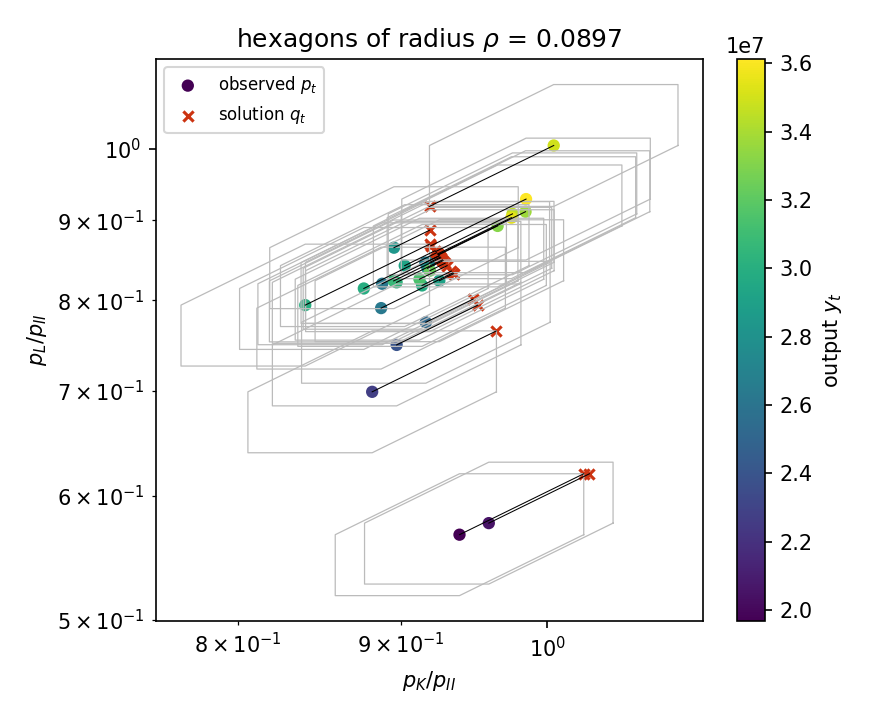

Generate this figure with Python:
"""Real example: EU KLEMS 2023, United States, total economy, 1995-2020 (data/us_tot.csv, T = 26).

Prices P_t = (K_t / II_t, L_t / II_t) (each divided by its maximum over the years), output
y = GO_Q.  Computes the exact least hexagonal radius rho* (`hex.least_radius_exact`), certifies it
exactly and compares with the old float bisection value (box-perturbation, rho* ~ 0.0897).
Run from this folder: ../.venv/bin/python example.py
"""

import csv
import math
import time
from fractions import Fraction as F
from pathlib import Path

import matplotlib

matplotlib.use("Agg")
import matplotlib.pyplot as plt  # noqa: E402

import hex as hx  # noqa: E402

HERE = Path(__file__).resolve().parent
OLD_RHO = 0.0897


def load():
    """(P, y, years): prices (K/II, L/II) after dividing K, L, II by their maxima."""
    rows = list(csv.DictReader(open(HERE / "data" / "us_tot.csv")))
    v = [{k: F(x) for k, x in r.items()} for r in rows]
    P3 = [((r["VA_CP"] - r["COMP"]) / r["Kq_GFCF"], r["COMP"] / r["H_EMP"], r["II_CP"] / r["II_Q"])
          for r in v]
    mx = [max(p[i] for p in P3) for i in range(3)]
    P3 = [tuple(p[i] / mx[i] for i in range(3)) for p in P3]
    return [(p[0] / p[2], p[1] / p[2]) for p in P3], [r["GO_Q"] for r in v], [int(r["year"]) for r in rows]


def hexagon(p, rho):
    """Vertices (in the plane) of the hexagon {q : dhat(q, p) <= rho}, p = (p1, p2)."""
    l1, l2 = math.log(float(p[0])), math.log(float(p[1]))
    pts = [(rho, 0), (rho, rho), (0, rho), (-rho, 0), (-rho, -rho), (0, -rho)]
    return [(math.exp(l1 + a), math.exp(l2 + b)) for a, b in pts] + [
        (math.exp(l1 + pts[0][0]), math.exp(l2 + pts[0][1]))]


def main():
    P, y, years = load()
    t0 = time.time()
    roots = hx.breakpoints(P)
    t1 = time.time()
    res = hx.least_radius_exact(P, y, roots=roots)
    t2 = time.time()
    cert = hx.certify_result(P, y, res)
    t3 = time.time()
    print(f"T = {len(P)}, {years[0]}-{years[-1]}")
    print(f"rho* = {res.rho:.6f}   (old bisection: {OLD_RHO}, difference {abs(res.rho - OLD_RHO):.2e})")
    print(f"z* = e^(2 rho*) = {res.z_star.short(15)}  [{float(res.z_star):.12f}], "
          f"{'rational' if res.z_star.is_rational() else 'quadratic irrational'}")
    print(f"first feasible gap index = {res.gap}, k_below = {float(res.k_below):.10f}, "
          f"k_above = {float(res.k_above):.10f}")
    print(f"#breakpoints = {res.n_breakpoints}, #oracle calls = {res.n_calls}")
    print(f"NO  at k_below: exact Farkas vector: {cert['no_certified']}")
    print(f"YES at k_above: exact witness certified: {cert['yes_certified']}, "
          f"{cert.get('n_sets')} weakly reachable sets, witness in hexagons: {cert['witness_in_hex']}")
    print(f"notes: {res.notes}")
    print(f"time: breakpoints {t1 - t0:.1f}s, search {t2 - t1:.1f}s, certificates {t3 - t2:.1f}s")

    Q = cert["Q"]
    rho_a = cert["rho_above"]
    fig, ax = plt.subplots(figsize=(5.8, 4.8))
    for p in P:
        h = hexagon(p, rho_a)
        ax.plot([a for a, _ in h], [b for _, b in h], color="#bbbbbb", lw=0.6)
    for p, q in zip(P, Q):
        ax.plot([float(p[0]), float(q[0])], [float(p[1]), float(q[1])], color="k", lw=0.5)
    sc = ax.scatter([float(p[0]) for p in P], [float(p[1]) for p in P], c=[float(v) for v in y],
                    cmap="viridis", s=24, label="observed $p_t$")
    ax.scatter([float(q[0]) for q in Q], [float(q[1]) for q in Q], marker="x", c="#cc3311", s=24,
               label="solution $q_t$")
    ax.set_xscale("log")
    ax.set_yscale("log")
    ax.set(xlabel="$p_K/p_{II}$", ylabel="$p_L/p_{II}$",
           title=f"hexagons of radius $\\rho$ = {rho_a:.4f}")
    ax.legend(loc="upper left", fontsize=8)
    fig.colorbar(sc, label="output $y_t$")
    fig.tight_layout()
    fig.savefig(HERE / "example.png", dpi=150)


if __name__ == "__main__":
    main()
